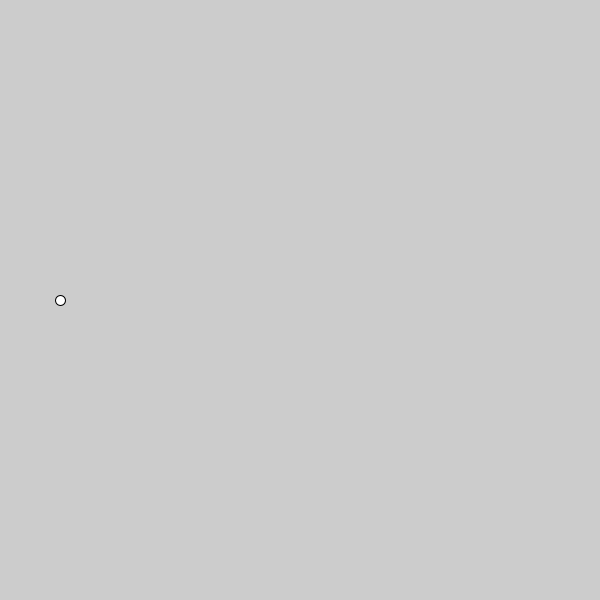
Frame 1 (no input)
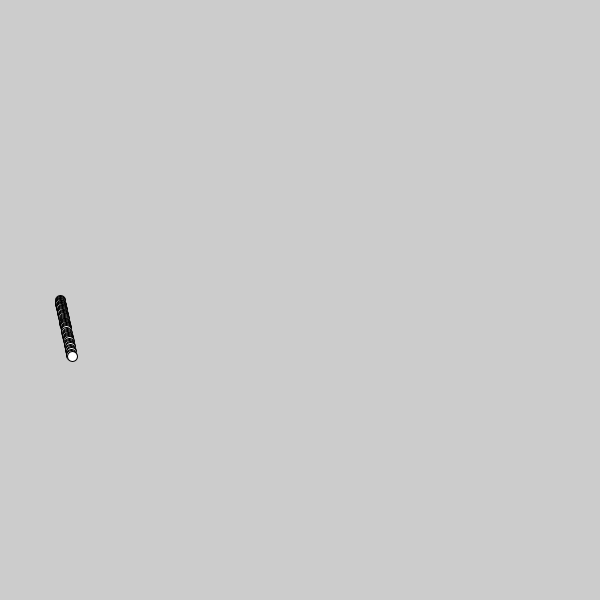
Frame 60 (the mouse pressed at the canvas centre just before this capture)
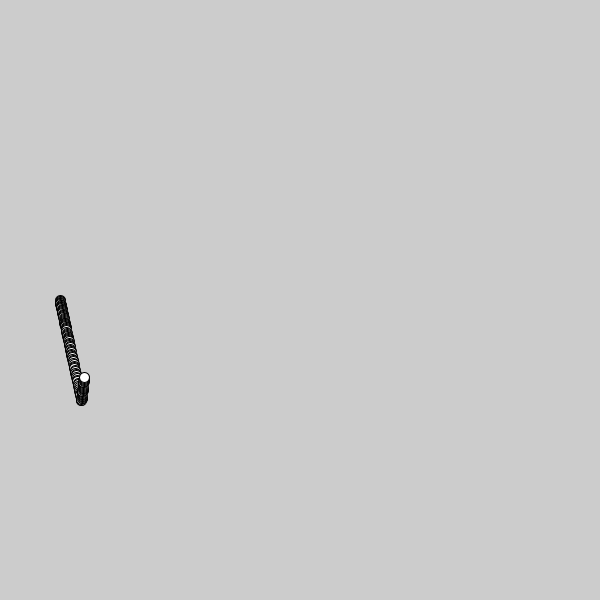
Frame 120 (the mouse held since frame 60 and released just before this capture)

The Processing sketch that drew these frames (run headless with seeded random() and noise(); from frame 60 on, the mouse is pressed at the canvas centre):

// Processing sketch: montanya_rusa
// ── montanya_rusa.pde
float frequency = PI * 6.9; // Variables para el muestreo de la función coseno
float amplitude = 100; // Variables para el muestreo de la función seno
int numSegments = 30;// Variable que indica el número de tramos

ArrayList<PVector> points = new ArrayList<PVector>(); // Lista de puntos por los que pasa el objeto
PVector currentPos, currentVel, currentAcc;
PVector point1, point2;

int currentSegment = -1;

float         SIM_STEP = .02;   // dt = Simulation time-step (s)
float         _simTime;

void settings()
{
    size(600, 600);
}

void setup() {

  point1 = new PVector(width/10, 0);
  point2 = new PVector();

  for (int i = 0; i < numSegments; i++) {
    point1 = new PVector(point1.x, point1.y);
    point2 = new PVector(point2.x, point2.y);

    if (i != 0) {
      point1.x += frequency;
      point1.y = cos(point1.x) * amplitude;
    }

    point2.x = point1.x + frequency + 2 * cos(PI/2);
    point2.y = cos(point2.x) * amplitude;

    points.add(point1);
  }
  points.add(point2);

  // Marcamos como posición inicial el primer punto
  currentPos = points.get(0);
}

void draw() {

  translate(0, height/2);

  // Calcular el tramo actual
  for (int i = 0; i < numSegments; i++) {
    if (currentPos.x < points.get(i + 1).x) {
      // Si estamos cambiando de tramo
      if (currentSegment != i) {
        currentSegment = i;

        point1 = points.get(currentSegment);
        point2 = points.get(currentSegment + 1);

        currentVel = PVector.sub(point2, point1);
        currentVel.normalize();
        currentVel.mult(30);
        currentAcc = PVector.div(currentVel, 1);
      }     
      break;
    }
  }

  currentVel = PVector.add(PVector.mult(currentAcc, SIM_STEP), currentVel);
  currentPos = PVector.add(PVector.mult(currentVel, SIM_STEP), currentPos);

  ellipse(currentPos.x, currentPos.y, 10, 10);
}
